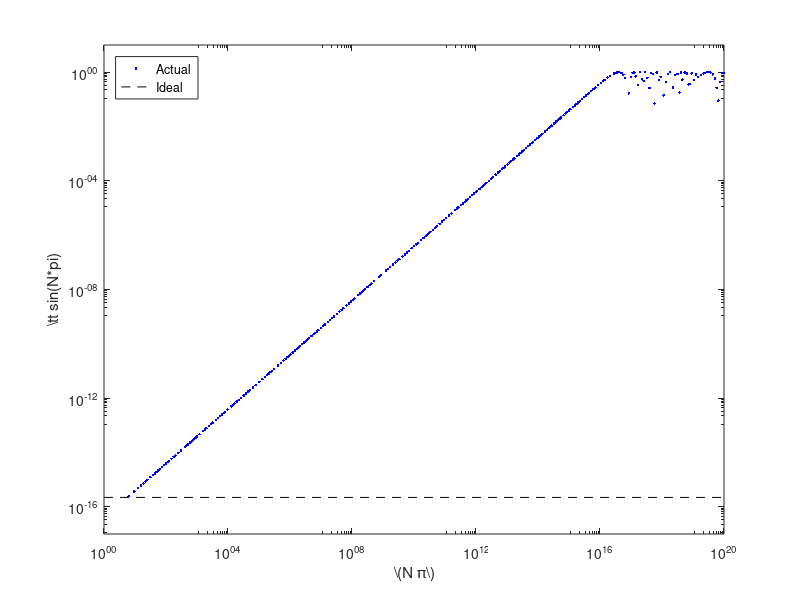

Here is the MATLAB script that generated this plot:
%% Round-Off and Truncation Error in Computing \(\sin(x)\)

%% The Sine Function
% You may not think that you need a numerical method to compute \(\sin(x)\),
% but you do.  This is not a calculation that one can do exactly with
% pencil and paper.  The basic numerical idea for computing the sine
% function is the Taylor polynomial, which takes the form
%
% \begin{equation}
% \sin(y) = \underbrace{y - \frac{y^3}{6} + \frac{y^5}{120} + \cdots -
% \frac{y^{2n-1}}{(2n-1)!} }_{\text{Taylor polynomial approximation}} +
% \underbrace{\frac{\cos(\xi) y^{2n+1}}{(2n+1)!}}_{\text{truncation
% error}}, \qquad \lvert \xi \rvert \le \lvert y \rvert. 
% \tag{Taylor} 
% \end{equation}
%
% By choosing \(n\) large enough, one may ensure that the truncation error
% is smaller than round-off error.  However, for large \(y\) the value of
% \(n\) would need to be quite large.  Thus, the first step in computing
% \(\sin(x)\) is to find a small value of \(y\) for which \(\sin(y) =
% \sin(x)\).  This is true for
%
% \begin{equation}
% y=x - 2\pi \left\lfloor \frac{x+\pi}{2\pi} \right \rfloor \in
% [-\pi,\pi). \tag{Reduce}
% \end{equation}
%
% The combination of these two equations, (Reduce) and (Taylor), is roughly
% how \(\sin(x)\) is computed numerically.

%% Round-Off Error
% Even though this numerical method for computing \(\sin(x)\) may look
% good, it is susceptible to round-off error when \(\lvert x\rvert\) is large.  This
% can be demonstrated as follows:

n=1000; %number of points to evaluate sin(x) at
fac=ceil(10*rand(1,n)); %random integers from 1 to 10
pow=floor(65*rand(1,n)); %random integers from 0 to 64
x=(2.^pow).*fac.*pi; %random integer multiples of pi
sinxexact=zeros(1,n); %true answer for sin(x)
sinxapprox=sin(x); %numerically computed answer using MATLAB's sin function
err=abs(sinxexact-sinxapprox); %error
figure %plot the error
h=loglog(x,err,'b.',[1 1e20],[eps,eps],'k--');
axis([1 1e20 1e-17 10]) %set the axes
set(gca,'xtick',10.^(0:4:20),'ytick',10.^(-16:4:1)) %label the axes
xlabel('\(N \pi\)')
ylabel('{\tt sin(N*pi)}')
legend(h,{'Actual','Ideal'},'location','northwest')
print -depsc SineRoundoff.eps

%%
% The reason for the severe round-off for large \(\lvert x\rvert\) is that
% in (Reduce) the two numbers \(x\) and \(\displaystyle 2\pi \left\lfloor
% \frac{x+\pi}{2\pi} \right \rfloor\) are quite close to each other,
% relatively speaking. Subtracting them causes a loss of accuracy, called
% cancellation error because digits cancel.

%% Truncation Error
% Now we turn ourselves to the possible error in (Taylor).  Since (Reduce)
% provides a value of \(y\) that with \(\lvert y \rvert \le \pi\), we can
% make the error of the Taylor polynomial small enough by choosing
%
% \[ \left \lvert \frac{\cos(\xi) y^{2n+1}}{(2n+1)!} \right \rvert \le \left
% \lvert \frac{\pi^{2n+1}}{(2n+1)!} \right \rvert \le \epsilon_{\text{machine}} =
% 2^{-53}. \]
% 
% This inequality holds for \(n \ge 14\).  Thus, if we choose \(n = 14\)
% and take some random values of \(x\), the 

x = 20*rand(1,8) - 10 %random values of x
sinx = sin(x);
y = x - 2*pi*floor((x + pi)/(2*pi)); %reduce the argument to lying in [-pi,pi)
y2 = y.*y; %y squared
sinTaylor = y.*(1-(y2/6).*(1-(y2/20).*(1-(y2/42).*(1-(y2/72).*(1-(y2/110).* ...
   (1-(y2/156).*(1-(y2/210).*(1-(y2/272).*(1-(y2/342).*(1-(y2/420).* ...
   (1-(y2/506).* (1-(y2/600).* (1-(y2/702)))))))))))))); 
   %Taylor polynomial up to the term -y^2/(27!)
difference = sinx - sinTaylor %difference between MATLAB's sin and our sin
   
%%
% The difference between MATLAB's built-in |sin| function and our Taylor
% polynomial approximation is on the order of machine epsilon.
%
% However, if we choose a smaller value of \(n\), say, \(n = 8\), then the
% truncation error is larger than the round-off error

sinTaylor = y.*(1-(y2/6).*(1-(y2/20).*(1-(y2/42).*(1-(y2/72).*(1-(y2/110).* ...
    (1-(y2/156).*(1-(y2/210)))))))); 
   %Taylor polynomial up to the term -y^2/(15!)
difference = sinx - sinTaylor %difference between MATLAB's sin and our sin

%%
% _Author: Fred J. Hickernell_
